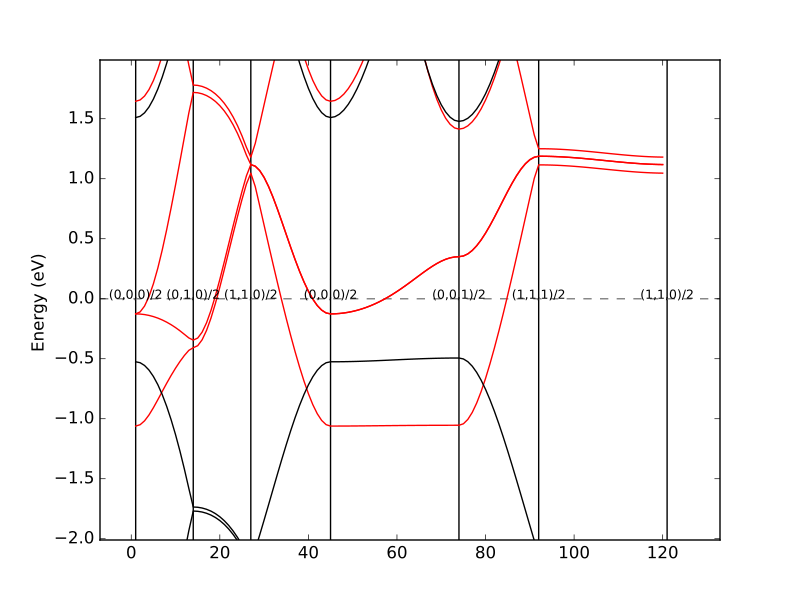

Generate this figure with Python:
import pylab as P
import numpy as np
import sys
import math

def read_bands(filename):
  f=open(filename,'r')
  spl=f.readline().split()
  nkpt=int(spl[2])
  nband=int(spl[4])
  nspin=int(spl[6])
  spl=f.readline().split()
  npanel=int(spl[2])
  panels=[]
  for i in range(0,npanel+1):
    spl=f.readline().split()
    panels.append( (int(spl[1]),spl[2]) )
  data=[[],[]]
  for s in range(0,nspin):
    dummy=""
    while(dummy != "VIEW"):
      dummy=f.readline().split()[1]
    for k in range(1,nkpt):
      line=f.readline()
      #PYTHON2
      #data[s].append(map(float,line.split()))
      #PYTHON3
      data[s].append(list(map(float,line.split())))
  data[0]=np.array(data[0])
  data[1]=np.array(data[1])
  return data,panels

bands,panels=read_bands("BAND.DAT")
nband=bands[0].shape[1]
nkpt=bands[0].shape[0]
ax=P.gca()
for p in panels:
  ax.axvline(p[0],color='k')
  ax.annotate(p[1],xy=(p[0],0.0),ha='center',fontsize=9)
ax.axhline(0.0,color='gray',linestyle="--")
conv=27.2116
for b in range(1,nband):
  ax.plot(range(1,nkpt+1),conv*bands[0][:,b],color='k')
  ax.plot(range(1,nkpt+1),conv*bands[1][:,b],color='r')
P.ylim([-2,2])
P.ylabel("Energy (eV) ")
if len(sys.argv) < 2: 
  P.show()
else:
  P.savefig(sys.argv[1])
